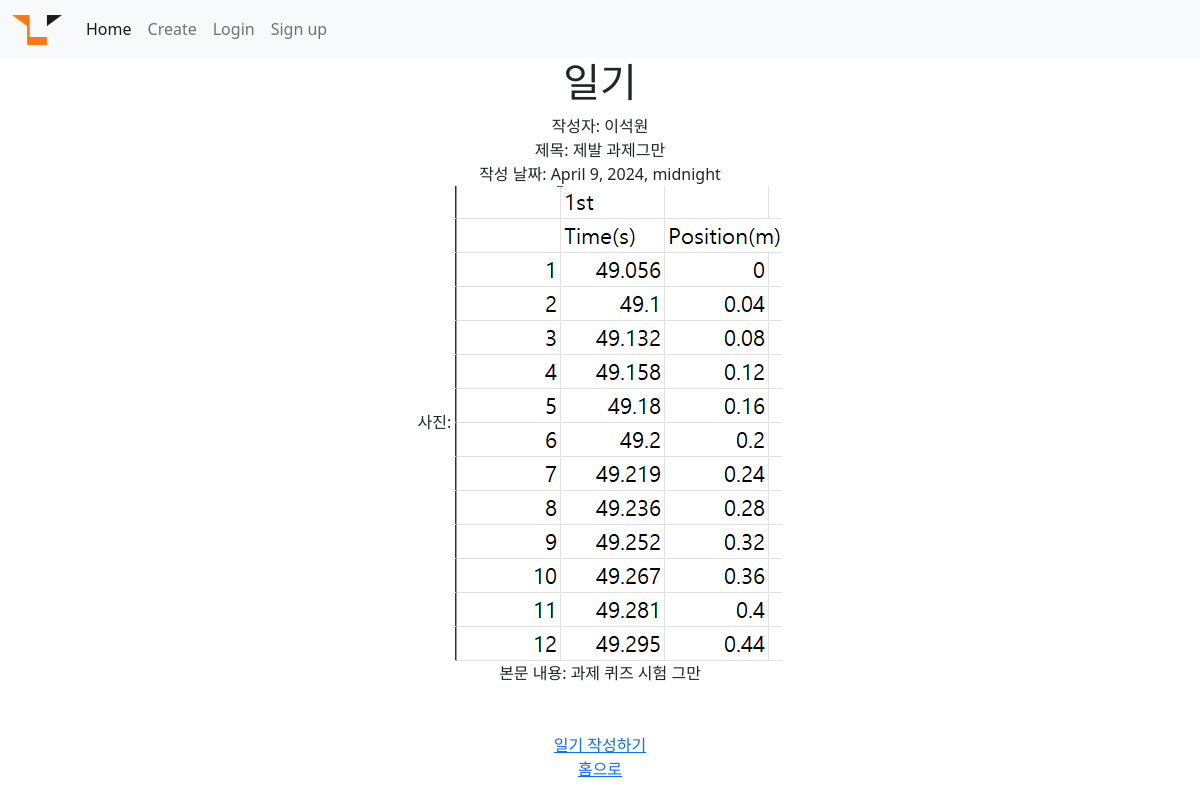
The page /diary/detail/2 on the database its author committed.
### diary/models.py (models this page shows, shortened)
class Diary(models.Model):
    title = models.CharField(max_length=50)
    writer = models.CharField(max_length=20)
    pub_update = models.DateTimeField()
    body = models.TextField()
    image = models.ImageField(upload_to="diary/", blank=True, null=True) #blank랑 null은 비어있어도 되게 만들어줌

### diary/views.py (the view)
# urls.py: path('detail/<str:id>',detail, name="detail"), #view의 id 변수 이름 동일하게 !!!
def detail(request, id):
    diary_detail = get_object_or_404(Diary, pk = id)
    visiter = request.user.username
    data = {'diary_detail' : diary_detail , 'visiter' : visiter}
    return render(request , "detail.html", data )

### diary/templates/detail.html (shortened to what this page needs)
{% extends 'base.html' %}
{% block content %}
<h1>일기</h1>
<div>
    작성자: {{diary_detail.writer}}
    <br>
     제목: {{diary_detail.title}}
    <br>
    작성 날짜: {{diary_detail.pub_update}}
    {% if diary_detail.image %}
    <br>
    사진: <img src="{{diary_detail.image.url}}">
    {% endif %}
    <br>
    본문 내용: {{diary_detail.body}}
</div>
<br>
<br>
<a href="{% url 'create' %}">일기 작성하기</a>
<br>
<a href="{% url 'home' %}">홈으로</a>
{% endblock %}

### second/templates/base.html (style rules this page uses)
body { text-align: center; }

### rows shown on the page
Diary: writer "이석원", title "제발 과제그만", pub_update "April 9, 2024, midnight", image (picture), body "과제 퀴즈 시험 그만"
